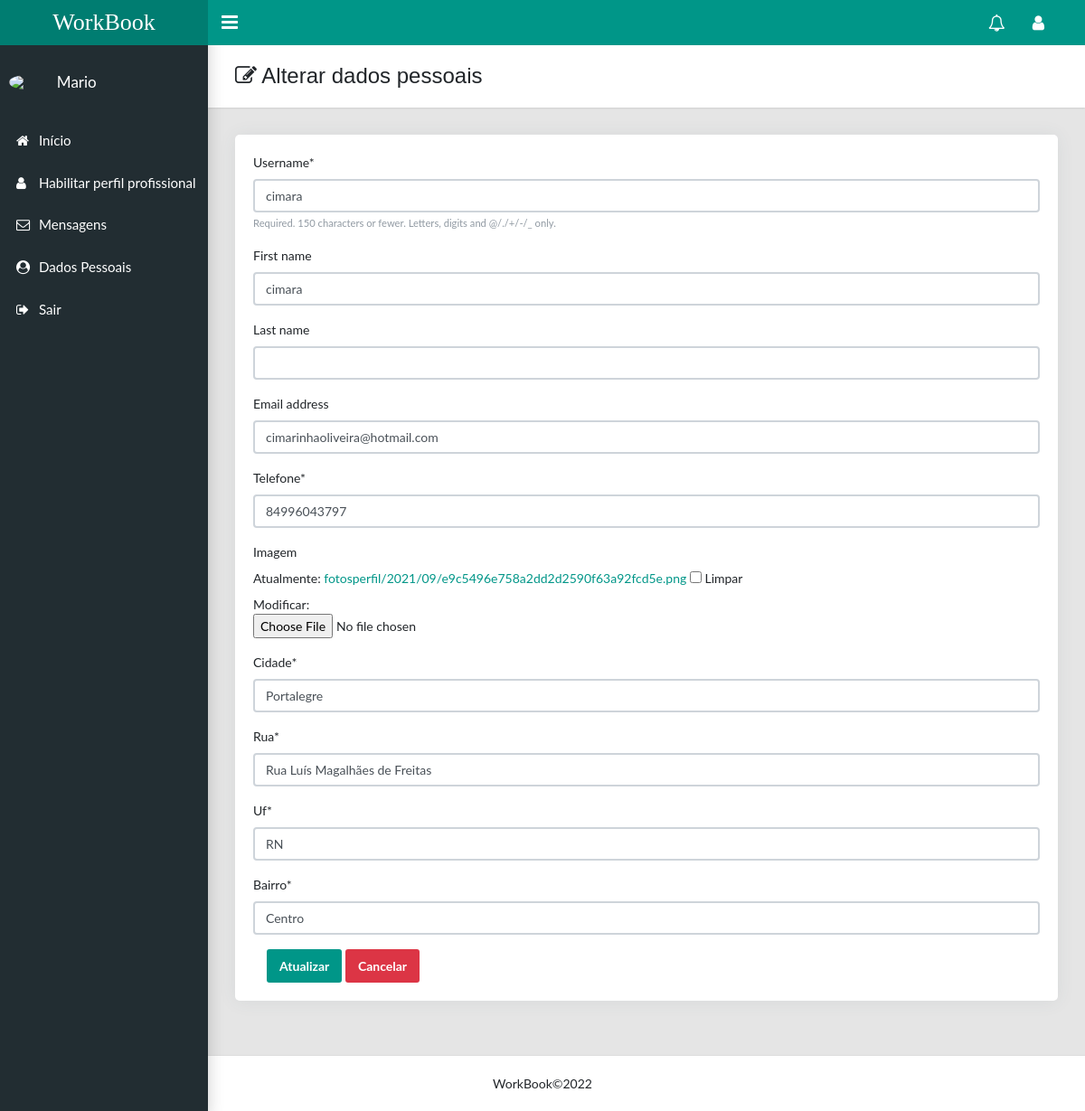
Page /dadosPessoais/1 (signed in) on the earlier database version.
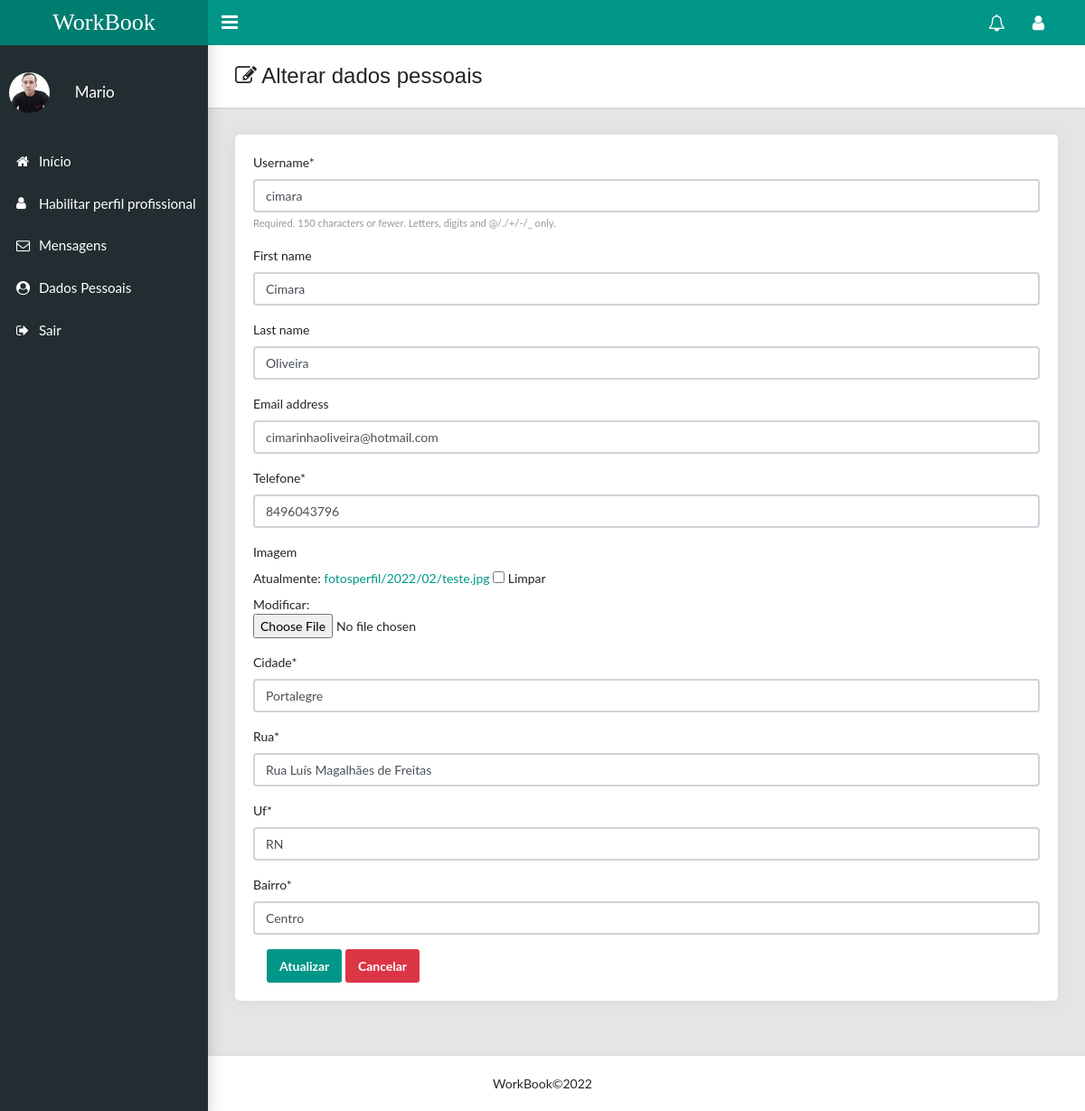
Same page on the later database version.
### usuario/models.py (models this page shows, shortened)
class Usuario(AbstractUser):
    telefone = models.CharField('telefone', max_length=15)
    imagem = models.ImageField(upload_to='fotosperfil/%Y/%m/', blank=True, null=True)
    cidade = models.CharField('cidade', max_length=40)
    rua = models.CharField('rua', max_length=60)
    uf = models.CharField('uf', max_length=2)
    bairro = models.CharField('bairro', max_length=40)
    is_staff = models.BooleanField(default=False)
    is_superuser = models.BooleanField(default=False)
    is_active = models.BooleanField(default=True)
    is_profissional = models.BooleanField(default=False)
    class Meta:
        db_table = 'usuario'
        verbose_name = 'Usuario'
        verbose_name_plural = 'Usuario'

### usuario/views.py (the view)
# urls.py: path('dadosPessoais/<int:id>', views.dadosPessoais, name='dadosPessoais'),
@login_required(login_url='usuario:submit_login')
def dadosPessoais(request, id):
    data = {}
    usuario = Usuario.objects.get(id=id)
    form = FormDadosPessoais(request.POST or None, instance=usuario)
    if form.is_valid():
        form.save()
        messages.success(request, 'Dados atualizados com Sucesso!')
        return redirect('usuario:detailUsuario', usuario.id)
    data['form'] = form
    data['usuario'] = usuario
    return render(request, 'usuario/dadosPessoais.html',data)

### usuario/form.py
class FormDadosPessoais(ModelForm):
    class Meta:
        model = Usuario
        fields = '__all__'
        exclude = ('is_active','is_staff','is_superuser','is_profissional','user_permissions','groups','last_login','password','status', 'date_joined',)

### usuario/templates/usuario/dadosPessoais.html (shortened to what this page needs)
{% extends 'base.html' %}
{% block content %}
{% load crispy_forms_tags %}
<main class="app-content">
    <div class="app-title">
        <div>
            <h1><i class="fa fa-edit"></i> Alterar dados pessoais</h1>
        </div>
    </div>
    <div class="row">
        <div class="col-lg-12">
            <div class="card user-card-full">
                <div class="row m-l-0 m-r-0">
                    <div class="card-body">
                        <form method="post" action="{% url 'usuario:dadosPessoais' usuario.id %}"
                              enctype="multipart/form-data">
                            {{ form|crispy }}
                            <div class="col">
                                <button type="submit" class="btn btn-primary" title="Atualizar">Atualizar</button>
                                <a class="btn btn-danger" href="{% url 'usuario:detailUsuario' user.id %}">Cancelar</a>
                            </div>
                        </form>
                    </div>
                </div>
            </div>
        </div>
    </div>
</main>
{% endblock %}

### templates/parciais/head.html (shortened to what this page needs)
{% load static %}
<html lang="en">
<head>
    <link rel="stylesheet" type="text/css" href="{% static 'css/admin.css'%}">
    <link rel="stylesheet" type="text/css" href="{% static 'css/main.css'%}">
    <link rel="stylesheet" type="text/css" href="{% static 'css/style.css'%}">
    <link rel="stylesheet" type="text/css"
          href="https://maxcdn.bootstrapcdn.com/font-awesome/4.7.0/css/font-awesome.min.css">
</head>
<body class="app sidebar-mini">
{% if user.is_authenticated %}
<header class="app-header"><a class="app-header__logo" href="{% url 'usuario:listarProfissional' %}" title="Início">WorkBook</a>
    <a class="app-sidebar__toggle" href="#" data-toggle="sidebar"
                                    aria-label="Hide Sidebar"></a>
    <ul class="app-nav">
        <li class="dropdown">
            <a class="app-nav__item" href="#" data-toggle="dropdown"
               aria-label="Show notifications">
                <i class="fa fa-bell-o fa-lg" title="Notificações"></i>
            </a>
        </li>
        <li class="dropdown"><a class="app-nav__item" href="#" data-toggle="dropdown"
                                aria-label="Open Profile Menu" title="Usuário"><i class="fa fa-user fa-lg"></i></a>
        </li>
    </ul>
</header>
<aside class="app-sidebar">
    <div class="app-sidebar__user">
        {% if request.user.imagem %}
        <img class="app-sidebar__user-avatar"
             src="{{request.user.imagem.url}}" style="max-width: 45px; height: auto" alt="User Image">
        {% else %}
        <img width="40"
             src="https://static.vecteezy.com/ti/vetor-gratis/p1/2318271-icone-do-perfil-do-usuario-gr%C3%A1tis-vetor.jpg">
        {% endif %}
        <div>
            <p class="app-sidebar__user-name"> &ensp; {{user.first_name}}</p>
        </div>
    </div>
    <ul class="app-menu">
        <li><a class="app-menu__item" href="{% url 'usuario:listarProfissional' %}"><i
                class="app-menu__icon fa fa-home"></i><span class="app-menu__label" title="Início">Início</span></a>
        </li>
        {% if not user.is_profissional %}
        <li><a class="app-menu__item" href="{% url 'usuario:add_perfil' user.id  %}"><i
                class="app-menu__icon icon fa fa-user"></i><span class="app-menu__label" title="Adicionar Profissional">
                Habilitar perfil profissional</span></a></li>
        {% endif %}
        <li><a class="app-menu__item" href="{% url 'teste_chat'  %}"><i
                class="app-menu__icon fa fa-envelope-o"></i><span class="app-menu__label"
                                                                  title="Mensagens">Mensagens</span></a>
        </li>
        <li><a class="app-menu__item" href="{% url 'usuario:detailUsuario' request.user.id %}"><i
                class="app-menu__icon fa fa-user-circle"></i><span class="app-menu__label" title="Dados Pessoais">Dados Pessoais</span></a>
        </li>
        <li>
            <a class="app-menu__item" href="{% url 'usuario:logout_user' %}"><i
                    class="app-menu__icon fa fa-sign-out"></i><span class="app-menu__label" title="Sair">Sair</span>
            </a>
        </li>
    </ul>
</aside>
{% endif %}
</body>
</html>

Differences in the rows shown:
changed Usuario "Mario": user.imagem: picture added
changed Usuario "cimara": first_name "cimara" → "Cimara"; last_name (not shown) → "Oliveira"; telefone "84996043797" → "8496043796"
Other differences:
text no longer shown: "Username * Required. 150 characters or fewer. Letters, digits and @/./+/-/_ only. First name Last name Email address Telefone * Imagem Atualmente: fotosperfil/2021/09/e9c5496e758a2dd2d2590f63a92fcd5e.png Limpar Modificar: Cidade * Rua * Uf * Bairro *"
text now shown: "Username * Required. 150 characters or fewer. Letters, digits and @/./+/-/_ only. First name Last name Email address Telefone * Imagem Atualmente: fotosperfil/2022/02/teste.jpg Limpar Modificar: Cidade * Rua * Uf * Bairro *"
